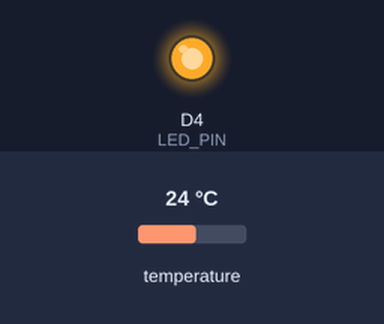
The program below on a simulated ESP8266 (Wemos D1 mini). On the bench: output pins drawn as LEDs (lit = HIGH). Inputs (shaded band) come from the test bench; at power-on: temperature 24 °C. WiFi joins after 1.5 s; servers stay silent unless stated; EEPROM starts erased; no MQTT or app messages arrive unless stated; what the program prints to the serial monitor is not drawn. At 4.3 s the program puts the board to deep sleep or switches it off; the recording ends there.

Above: at 0.1 s.
Timing chart, 0 to 1.6 s (numbered marks = the images above):
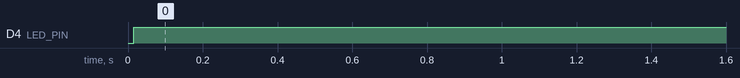

Measured:
- by itself, D4 (LED_PIN): LOW → HIGH at 0.01 s

The program:

main.cpp
```cpp
/*
  Pool Temperature Sensor for ESP8266 Wemos D1 v4
  - DS18B20 temperature sensor
  - Battery voltage measurement via voltage divider on A0
  - MQTT publish of JSON payload
  - Home Assistant MQTT discovery
  - Deep sleep with adjustable interval
  - WiFi + MQTT configuration via WiFiManager
  - Enter Config Mode on double reset using ESP_DoubleResetDetector
  - MQTT authentication with user/pass
  - Adjust sleep interval via MQTT
  - LED blink indication in Config Mode
  - Fallback to Config Mode on WiFi connection failure
  - Publish current interval with sensor data
*/

#include <ESP8266WiFi.h>
#include <WiFiManager.h>
#include <PubSubClient.h>
#include <OneWire.h>
#include <DallasTemperature.h>
#include <EEPROM.h>
#include <ESP_DoubleResetDetector.h>
#include <Ticker.h>

// Pin definitions
#define ONE_WIRE_BUS   D2
#define LED_PIN        LED_BUILTIN

// EEPROM layout
#define EEPROM_SIZE    512
#define INTERVAL_ADDR  0
#define SERVER_ADDR    1
#define SERVER_SIZE    40
#define PORT_ADDR      (SERVER_ADDR + SERVER_SIZE)
#define PORT_SIZE      6
#define USER_ADDR      (PORT_ADDR + PORT_SIZE)
#define USER_SIZE      32
#define PASS_ADDR      (USER_ADDR + USER_SIZE)
#define PASS_SIZE      32

// MQTT topics
const char* TOPIC_TEMP        = "pool/temperature";
const char* TOPIC_INTERVAL    = "pool/interval/set";
const char* DISCOVERY_TOPIC_TEMP = "homeassistant/sensor/pool_sensor_temperature/config";
const char* DISCOVERY_TOPIC_VOLT = "homeassistant/sensor/pool_sensor_voltage/config";

// Double Reset Detector
#define DRD_TIMEOUT    10
#define DRD_ADDRESS    0

// Forward declarations
void startConfigPortal();
void loadSettings();
void saveSettings();
void connectWiFiAndMQTT();
void checkForMQTTCommands(unsigned long timeoutMs);
void publishDiscovery();
void sendData();
void goToSleep();
void mqttCallback(char* topic, byte* payload, unsigned int length);
void blinkLED();

// Globals
OneWire oneWire(ONE_WIRE_BUS);
DallasTemperature sensors(&oneWire);
WiFiClient espClient;
PubSubClient mqttClient(espClient);
WiFiManager wm;
DoubleResetDetector* drd;
Ticker blinkTicker;

int intervalMinutes = 15;
char mqtt_server[SERVER_SIZE] = "mqtt.server.local";
char mqtt_port[PORT_SIZE]    = "1883";
char mqtt_user[USER_SIZE]    = "";
char mqtt_pass[PASS_SIZE]    = "";

float readBatteryVoltage() {
  uint16_t raw = analogRead(A0);
  float v = raw * (3.3f / 1023.0f);
  return v * 2.18f;
}

void setup() {
  Serial.begin(115200);
  EEPROM.begin(EEPROM_SIZE);

  drd = new DoubleResetDetector(DRD_TIMEOUT, DRD_ADDRESS);
  sensors.begin();
  pinMode(LED_PIN, OUTPUT);
  digitalWrite(LED_PIN, HIGH);

  String reason = ESP.getResetReason();
  Serial.printf("Reset reason: %s\n", reason.c_str());

  if (!reason.equals("Deep-Sleep Wake") && drd->detectDoubleReset()) {
    Serial.println("** Entering Config Mode **");
    startConfigPortal();
  } else {
    loadSettings();
    connectWiFiAndMQTT();
    publishDiscovery();
    checkForMQTTCommands(2000);
    sendData();
    goToSleep();
  }
}

void loop() {
  drd->loop();
}

void blinkLED() {
  digitalWrite(LED_PIN, !digitalRead(LED_PIN));
}

void startConfigPortal() {
  blinkTicker.attach(0.5, blinkLED);

  WiFiManagerParameter p_mqtt("mqtt",   "MQTT Server",   mqtt_server, SERVER_SIZE);
  WiFiManagerParameter p_port("port",   "MQTT Port",     mqtt_port,   PORT_SIZE);
  WiFiManagerParameter p_user("user",   "MQTT User",     mqtt_user,   USER_SIZE);
  WiFiManagerParameter p_pass("pass",   "MQTT Password", mqtt_pass,   PASS_SIZE);
  WiFiManagerParameter p_int ("interval","Interval (min)", String(intervalMinutes).c_str(), 4);

  wm.addParameter(&p_mqtt);
  wm.addParameter(&p_port);
  wm.addParameter(&p_user);
  wm.addParameter(&p_pass);
  wm.addParameter(&p_int);
  wm.setConfigPortalTimeout(180);
  if (!wm.startConfigPortal("PoolSensorAP")) {
    ESP.restart();
  }

  blinkTicker.detach();
  digitalWrite(LED_PIN, HIGH);

  strncpy(mqtt_server, p_mqtt.getValue(), SERVER_SIZE);
  strncpy(mqtt_port,   p_port.getValue(),   PORT_SIZE);
  strncpy(mqtt_user,   p_user.getValue(),   USER_SIZE);
  strncpy(mqtt_pass,   p_pass.getValue(),   PASS_SIZE);
  intervalMinutes = atoi(p_int.getValue());

  saveSettings();
  ESP.restart();
}

void saveSettings() {
  EEPROM.write(INTERVAL_ADDR, intervalMinutes);
  for (int i = 0; i < SERVER_SIZE; i++) EEPROM.write(SERVER_ADDR + i, mqtt_server[i]);
  for (int i = 0; i < PORT_SIZE;   i++) EEPROM.write(PORT_ADDR   + i, mqtt_port[i]);
  for (int i = 0; i < USER_SIZE;   i++) EEPROM.write(USER_ADDR   + i, mqtt_user[i]);
  for (int i = 0; i < PASS_SIZE;   i++) EEPROM.write(PASS_ADDR   + i, mqtt_pass[i]);
  EEPROM.commit();
}

void loadSettings() {
  intervalMinutes = EEPROM.read(INTERVAL_ADDR);
  if (intervalMinutes < 1 || intervalMinutes > 1440) intervalMinutes = 15;
  for (int i = 0; i < SERVER_SIZE;  i++) mqtt_server[i] = EEPROM.read(SERVER_ADDR + i);
  mqtt_server[SERVER_SIZE-1] = '\0';
  for (int i = 0; i < PORT_SIZE;    i++) mqtt_port[i]   = EEPROM.read(PORT_ADDR   + i);
  mqtt_port[PORT_SIZE-1]   = '\0';
  for (int i = 0; i < USER_SIZE;    i++) mqtt_user[i]   = EEPROM.read(USER_ADDR   + i);
  mqtt_user[USER_SIZE-1]   = '\0';
  for (int i = 0; i < PASS_SIZE;    i++) mqtt_pass[i]   = EEPROM.read(PASS_ADDR   + i);
  mqtt_pass[PASS_SIZE-1]   = '\0';
}

void connectWiFiAndMQTT() {
  WiFi.mode(WIFI_STA);
  Serial.print("Connecting to WiFi");
  WiFi.begin();
  unsigned long start = millis();
  while (millis() - start < 20000) {
    if (WiFi.status() == WL_CONNECTED) break;
    delay(500);
    Serial.print(".");
  }
  if (WiFi.status() != WL_CONNECTED) {
    Serial.println("\nWiFi connect failed, entering config mode");
    startConfigPortal();
  }
  Serial.printf("\nWiFi IP: %s\n", WiFi.localIP().toString().c_str());

  mqttClient.setBufferSize(512);  // adjust buffer for larger payloads
  mqttClient.setServer(mqtt_server, atoi(mqtt_port));
  mqttClient.setCallback(mqttCallback);
  while (!mqttClient.connected()) {
    Serial.print("Connecting MQTT...");
    if (mqttClient.connect("PoolSensorClient", mqtt_user, mqtt_pass)) {
      Serial.println("connected");
    } else {
      Serial.printf("Failed rc=%d, retry in 5s\n", mqttClient.state());
      delay(5000);
    }
  }
  mqttClient.subscribe(TOPIC_INTERVAL);
  Serial.printf("Subscribed to %s\n", TOPIC_INTERVAL);
}

void publishDiscovery() {
  char configMsg[512];
  // Temperature sensor discovery
  snprintf(configMsg, sizeof(configMsg),
    "{\"name\":\"Pool Temperature\","
    "\"state_topic\":\"%s\","
    "\"unit_of_measurement\":\"°C\","
    "\"value_template\":\"{{ value_json.temperature }}\","
    "\"unique_id\":\"pool_sensor_temperature\","
    "\"device\":{\"identifiers\":[\"pool_sensor\"],\"name\":\"Pool Sensor\",\"model\":\"Wemos D1 v4\",\"manufacturer\":\"DIY\"}"
    "}", TOPIC_TEMP);
  mqttClient.publish(DISCOVERY_TOPIC_TEMP, configMsg, true);

  // Voltage sensor discovery
  snprintf(configMsg, sizeof(configMsg),
    "{\"name\":\"Pool Voltage\","
    "\"state_topic\":\"%s\","
    "\"unit_of_measurement\":\"V\","
    "\"device_class\":\"voltage\","
    "\"value_template\":\"{{ value_json.voltage }}\","
    "\"unique_id\":\"pool_sensor_voltage\","
    "\"device\":{\"identifiers\":[\"pool_sensor\"],\"name\":\"Pool Sensor\",\"model\":\"Wemos D1 v4\",\"manufacturer\":\"DIY\"}"
    "}", TOPIC_TEMP);
  mqttClient.publish(DISCOVERY_TOPIC_VOLT, configMsg, true);
}

void checkForMQTTCommands(unsigned long timeoutMs) {
  unsigned long start = millis();
  while (millis() - start < timeoutMs) {
    mqttClient.loop();
    drd->loop();
  }
}

void mqttCallback(char* topic, byte* payload, unsigned int length) {
  payload[length] = '\0';
  String msg = String((char*)payload);
  if (String(topic) == TOPIC_INTERVAL) {
    int newInterval = msg.toInt();
    if (newInterval >= 1 && newInterval <= 1440) {
      intervalMinutes = newInterval;
      saveSettings();
      Serial.printf("Interval updated to %d minutes via MQTT\n", intervalMinutes);
    }
  }
}

void sendData() {
  sensors.requestTemperatures();
  float tempC = sensors.getTempCByIndex(0);
  float vbat  = readBatteryVoltage();
  char payload[128];
  snprintf(payload, sizeof(payload), "{\"temperature\": %.2f, \"voltage\": %.2f, \"interval\": %d}", tempC, vbat, intervalMinutes);
  Serial.printf("Publishing: %s\n", payload);
  mqttClient.publish(TOPIC_TEMP, payload);
  mqttClient.disconnect();
}

void goToSleep() {
  Serial.printf("Sleeping for %d min...\n", intervalMinutes);
  Serial.flush();
  ESP.deepSleep((uint64_t)intervalMinutes * 60ULL * 1000000ULL);
}
```
